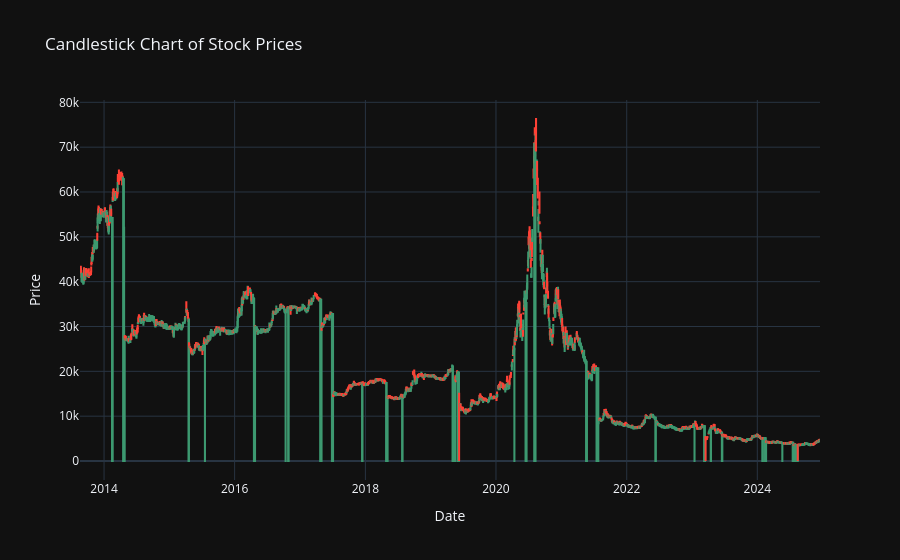

This figure's notebook cell:
### Code cell
import plotly.graph_objects as go
fig = go.Figure(data=[go.Candlestick(
    x=df['Gregorian_Date'],
    open=df['open'],
    high=df['high'],
    low=df['low'],
    close=df['close']
)])

# Update layout for better visualization
fig.update_layout(
    title='Candlestick Chart of Stock Prices',
    xaxis_title='Date',
    yaxis_title='Price',
    xaxis_rangeslider_visible=False,  # Remove the range slider if not needed
    template='plotly_dark',           # Optional: Dark theme for better looks
)

# Show the chart
fig.show()

### Figure 1 — Plotly figure (JSON) as saved in the notebook; plotly's stock layout.template omitted (floating-point values rounded to 4 significant figures; data arrays with more than 128 entries replaced by an {"elided": "..."} marker saying what was removed)
{"data": [{"close": {"elided": "2735 int values"}, "high": {"elided": "2735 int values"}, "low": {"elided": "2735 int values"}, "open": {"elided": "2735 int values"}, "type": "candlestick", "x": {"elided": "2735 str values"}}], "layout": {"title": {"text": "Candlestick Chart of Stock Prices"}, "xaxis": {"rangeslider": {"visible": false}, "title": {"text": "Date"}}, "yaxis": {"title": {"text": "Price"}}}}
